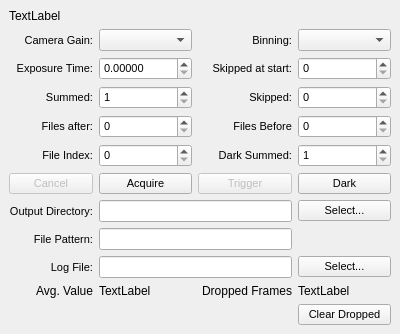
<?xml version='1.0'?>
<ui version="4.0">
 <class>QxrdAcquireDialog</class>
 <widget class="QDockWidget" name="QxrdAcquireDialog">
  <property name="geometry">
   <rect>
    <x>0</x>
    <y>0</y>
    <width>400</width>
    <height>300</height>
   </rect>
  </property>
  <property name="windowTitle">
   <string>Acquire</string>
  </property>
  <widget class="QWidget" name="dockWidgetContents">
  <layout class="QGridLayout" name="gridLayout">
   <item row="0" column="0">
    <widget class="QLabel" name="m_DetectorTypeNameLabel">
     <property name="text">
      <string>TextLabel</string>
     </property>
    </widget>
   </item>
   <item row="1" column="0">
    <widget class="QLabel" name="label_20">
     <property name="font">
      <font>
       <pointsize>8</pointsize>
      </font>
     </property>
     <property name="text">
      <string>Camera Gain:</string>
     </property>
     <property name="alignment">
      <set>Qt::AlignRight|Qt::AlignTrailing|Qt::AlignVCenter</set>
     </property>
    </widget>
   </item>
   <item row="1" column="1">
    <widget class="QComboBox" name="m_CameraGain">
     <property name="sizePolicy">
      <sizepolicy hsizetype="Preferred" vsizetype="Fixed">
       <horstretch>1</horstretch>
       <verstretch>0</verstretch>
      </sizepolicy>
     </property>
     <property name="font">
      <font>
       <pointsize>8</pointsize>
      </font>
     </property>
     <property name="toolTip">
      <string>Detector Gain (0..5)
Script Property: &quot;acquisition.cameraGain&quot;</string>
     </property>
    </widget>
   </item>
   <item row="1" column="2">
    <widget class="QLabel" name="label_21">
     <property name="enabled">
      <bool>true</bool>
     </property>
     <property name="font">
      <font>
       <pointsize>8</pointsize>
      </font>
     </property>
     <property name="text">
      <string>Binning:</string>
     </property>
     <property name="alignment">
      <set>Qt::AlignRight|Qt::AlignTrailing|Qt::AlignVCenter</set>
     </property>
    </widget>
   </item>
   <item row="1" column="3">
    <widget class="QComboBox" name="m_BinningMode">
     <property name="enabled">
      <bool>true</bool>
     </property>
     <property name="sizePolicy">
      <sizepolicy hsizetype="Preferred" vsizetype="Fixed">
       <horstretch>1</horstretch>
       <verstretch>0</verstretch>
      </sizepolicy>
     </property>
     <property name="font">
      <font>
       <pointsize>8</pointsize>
      </font>
     </property>
     <property name="toolTip">
      <string>Detector binning mode (0..1)
Script Property: &quot;acquisition.binningMode&quot;</string>
     </property>
    </widget>
   </item>
   <item row="2" column="0">
    <widget class="QLabel" name="label">
     <property name="font">
      <font>
       <pointsize>8</pointsize>
      </font>
     </property>
     <property name="text">
      <string>Exposure Time:</string>
     </property>
     <property name="alignment">
      <set>Qt::AlignRight|Qt::AlignTrailing|Qt::AlignVCenter</set>
     </property>
    </widget>
   </item>
   <item row="2" column="1">
    <widget class="QxrdExposureTimeSpinner" name="m_ExposureTime">
     <property name="sizePolicy">
      <sizepolicy hsizetype="Preferred" vsizetype="Fixed">
       <horstretch>1</horstretch>
       <verstretch>0</verstretch>
      </sizepolicy>
     </property>
     <property name="font">
      <font>
       <pointsize>8</pointsize>
      </font>
     </property>
     <property name="toolTip">
      <string>Number of exposures to sum for each saved image
Script Property: &quot;acquisition.summedExposures&quot;
Script Function: summedExposures()</string>
     </property>
     <property name="keyboardTracking">
      <bool>false</bool>
     </property>
     <property name="decimals">
      <number>5</number>
     </property>
     <property name="maximum">
      <double>10.000000000000000</double>
     </property>
    </widget>
   </item>
   <item row="2" column="2">
    <widget class="QLabel" name="label_24">
     <property name="font">
      <font>
       <pointsize>8</pointsize>
      </font>
     </property>
     <property name="text">
      <string>Skipped at start:</string>
     </property>
     <property name="alignment">
      <set>Qt::AlignRight|Qt::AlignTrailing|Qt::AlignVCenter</set>
     </property>
    </widget>
   </item>
   <item row="2" column="3">
    <widget class="QSpinBox" name="m_StartSkippedExposures">
     <property name="sizePolicy">
      <sizepolicy hsizetype="Preferred" vsizetype="Fixed">
       <horstretch>1</horstretch>
       <verstretch>0</verstretch>
      </sizepolicy>
     </property>
     <property name="font">
      <font>
       <pointsize>8</pointsize>
      </font>
     </property>
     <property name="toolTip">
      <string>Number of exposures to skip before each acquisition sequence
Script Property: &quot;acquisition.skippedExposuresAtStart&quot;</string>
     </property>
     <property name="keyboardTracking">
      <bool>false</bool>
     </property>
     <property name="minimum">
      <number>0</number>
     </property>
     <property name="maximum">
      <number>99999</number>
     </property>
     <property name="value">
      <number>0</number>
     </property>
    </widget>
   </item>
   <item row="3" column="0">
    <widget class="QLabel" name="label_2">
     <property name="font">
      <font>
       <pointsize>8</pointsize>
      </font>
     </property>
     <property name="text">
      <string>Summed:</string>
     </property>
     <property name="alignment">
      <set>Qt::AlignRight|Qt::AlignTrailing|Qt::AlignVCenter</set>
     </property>
    </widget>
   </item>
   <item row="3" column="1">
    <widget class="QSpinBox" name="m_SummedExposures">
     <property name="sizePolicy">
      <sizepolicy hsizetype="Preferred" vsizetype="Fixed">
       <horstretch>1</horstretch>
       <verstretch>0</verstretch>
      </sizepolicy>
     </property>
     <property name="font">
      <font>
       <pointsize>8</pointsize>
      </font>
     </property>
     <property name="toolTip">
      <string>Number of exposures to sum for each saved image
Script Property: &quot;acquisition.summedExposures&quot;
Script Function: summedExposures()</string>
     </property>
     <property name="keyboardTracking">
      <bool>false</bool>
     </property>
     <property name="minimum">
      <number>1</number>
     </property>
     <property name="maximum">
      <number>99999</number>
     </property>
    </widget>
   </item>
   <item row="3" column="2">
    <widget class="QLabel" name="label_13">
     <property name="font">
      <font>
       <pointsize>8</pointsize>
      </font>
     </property>
     <property name="text">
      <string>Skipped:</string>
     </property>
     <property name="alignment">
      <set>Qt::AlignRight|Qt::AlignTrailing|Qt::AlignVCenter</set>
     </property>
    </widget>
   </item>
   <item row="3" column="3">
    <widget class="QSpinBox" name="m_SkippedExposures">
     <property name="sizePolicy">
      <sizepolicy hsizetype="Preferred" vsizetype="Fixed">
       <horstretch>1</horstretch>
       <verstretch>0</verstretch>
      </sizepolicy>
     </property>
     <property name="font">
      <font>
       <pointsize>8</pointsize>
      </font>
     </property>
     <property name="toolTip">
      <string>Number of exposures to skip between each saved image
Script Property: &quot;acquisition.skippedExposures&quot;
Script Function: skippedExposures()</string>
     </property>
     <property name="keyboardTracking">
      <bool>false</bool>
     </property>
     <property name="minimum">
      <number>0</number>
     </property>
     <property name="maximum">
      <number>99999</number>
     </property>
     <property name="value">
      <number>0</number>
     </property>
    </widget>
   </item>
   <item row="4" column="0">
    <widget class="QLabel" name="label_3">
     <property name="font">
      <font>
       <pointsize>8</pointsize>
      </font>
     </property>
     <property name="text">
      <string>Files after:</string>
     </property>
     <property name="alignment">
      <set>Qt::AlignRight|Qt::AlignTrailing|Qt::AlignVCenter</set>
     </property>
    </widget>
   </item>
   <item row="4" column="1">
    <widget class="QSpinBox" name="m_PostTriggerFiles">
     <property name="sizePolicy">
      <sizepolicy hsizetype="Preferred" vsizetype="Fixed">
       <horstretch>1</horstretch>
       <verstretch>0</verstretch>
      </sizepolicy>
     </property>
     <property name="font">
      <font>
       <pointsize>8</pointsize>
      </font>
     </property>
     <property name="toolTip">
      <string>Total number of files to take after trigger
Script: &quot;acquisition.postTriggerFiles&quot;
Script Function: postTriggerFiles()</string>
     </property>
     <property name="specialValueText">
      <string/>
     </property>
     <property name="keyboardTracking">
      <bool>false</bool>
     </property>
     <property name="minimum">
      <number>0</number>
     </property>
     <property name="maximum">
      <number>99999</number>
     </property>
    </widget>
   </item>
   <item row="4" column="2">
    <widget class="QLabel" name="label_9">
     <property name="font">
      <font>
       <pointsize>8</pointsize>
      </font>
     </property>
     <property name="text">
      <string>Files Before</string>
     </property>
     <property name="alignment">
      <set>Qt::AlignRight|Qt::AlignTrailing|Qt::AlignVCenter</set>
     </property>
    </widget>
   </item>
   <item row="4" column="3">
    <widget class="QSpinBox" name="m_PreTriggerFiles">
     <property name="sizePolicy">
      <sizepolicy hsizetype="Preferred" vsizetype="Fixed">
       <horstretch>1</horstretch>
       <verstretch>0</verstretch>
      </sizepolicy>
     </property>
     <property name="font">
      <font>
       <pointsize>8</pointsize>
      </font>
     </property>
     <property name="toolTip">
      <string>Total number of files to take before trigger&quot;
Script: &quot;acquisition.preTriggerFiles&quot;
Script Function: preTriggerFiles()</string>
     </property>
     <property name="specialValueText">
      <string/>
     </property>
     <property name="keyboardTracking">
      <bool>false</bool>
     </property>
     <property name="minimum">
      <number>0</number>
     </property>
     <property name="maximum">
      <number>99999</number>
     </property>
     <property name="value">
      <number>0</number>
     </property>
    </widget>
   </item>
   <item row="5" column="0">
    <widget class="QLabel" name="label_5">
     <property name="font">
      <font>
       <pointsize>8</pointsize>
      </font>
     </property>
     <property name="text">
      <string>File Index:</string>
     </property>
     <property name="alignment">
      <set>Qt::AlignRight|Qt::AlignTrailing|Qt::AlignVCenter</set>
     </property>
    </widget>
   </item>
   <item row="5" column="1">
    <widget class="QSpinBox" name="m_FileIndex">
     <property name="sizePolicy">
      <sizepolicy hsizetype="Preferred" vsizetype="Fixed">
       <horstretch>1</horstretch>
       <verstretch>0</verstretch>
      </sizepolicy>
     </property>
     <property name="font">
      <font>
       <pointsize>8</pointsize>
      </font>
     </property>
     <property name="toolTip">
      <string>Index number, substituted into file names, and incremented with each image
Script Property: acquisition.fileIndex
Script Function: fileindex()</string>
     </property>
     <property name="keyboardTracking">
      <bool>false</bool>
     </property>
     <property name="maximum">
      <number>99999999</number>
     </property>
    </widget>
   </item>
   <item row="5" column="2">
    <widget class="QLabel" name="label_7">
     <property name="font">
      <font>
       <pointsize>8</pointsize>
      </font>
     </property>
     <property name="text">
      <string>Dark Summed:</string>
     </property>
     <property name="alignment">
      <set>Qt::AlignRight|Qt::AlignTrailing|Qt::AlignVCenter</set>
     </property>
    </widget>
   </item>
   <item row="5" column="3">
    <widget class="QSpinBox" name="m_DarkSummedExposures">
     <property name="sizePolicy">
      <sizepolicy hsizetype="Preferred" vsizetype="Fixed">
       <horstretch>1</horstretch>
       <verstretch>0</verstretch>
      </sizepolicy>
     </property>
     <property name="font">
      <font>
       <pointsize>8</pointsize>
      </font>
     </property>
     <property name="toolTip">
      <string>Number of exposures to sum for dark image
Script Property: acquisition.darkSummedExposures
Script Function: darkSummedExposures()</string>
     </property>
     <property name="keyboardTracking">
      <bool>false</bool>
     </property>
     <property name="minimum">
      <number>1</number>
     </property>
     <property name="maximum">
      <number>99999</number>
     </property>
    </widget>
   </item>
   <item row="6" column="0">
    <widget class="QPushButton" name="m_CancelButton">
     <property name="enabled">
      <bool>false</bool>
     </property>
     <property name="font">
      <font>
       <pointsize>8</pointsize>
      </font>
     </property>
     <property name="toolTip">
      <string>Cancel an acquisition</string>
     </property>
     <property name="text">
      <string>Cancel</string>
     </property>
    </widget>
   </item>
   <item row="6" column="1">
    <widget class="QPushButton" name="m_AcquireButton">
     <property name="enabled">
      <bool>true</bool>
     </property>
     <property name="sizePolicy">
      <sizepolicy hsizetype="Preferred" vsizetype="Fixed">
       <horstretch>1</horstretch>
       <verstretch>0</verstretch>
      </sizepolicy>
     </property>
     <property name="font">
      <font>
       <pointsize>8</pointsize>
      </font>
     </property>
     <property name="toolTip">
      <string>Do regular acquisition
Script Function: acquire()</string>
     </property>
     <property name="text">
      <string>Acquire</string>
     </property>
    </widget>
   </item>
   <item row="6" column="2">
    <widget class="QPushButton" name="m_TriggerButton">
     <property name="enabled">
      <bool>false</bool>
     </property>
     <property name="sizePolicy">
      <sizepolicy hsizetype="Preferred" vsizetype="Fixed">
       <horstretch>1</horstretch>
       <verstretch>0</verstretch>
      </sizepolicy>
     </property>
     <property name="font">
      <font>
       <pointsize>8</pointsize>
      </font>
     </property>
     <property name="toolTip">
      <string>Trigger acquisition
Script Function: trigger()</string>
     </property>
     <property name="text">
      <string>Trigger</string>
     </property>
    </widget>
   </item>
   <item row="6" column="3">
    <widget class="QPushButton" name="m_DarkAcquireButton">
     <property name="enabled">
      <bool>true</bool>
     </property>
     <property name="sizePolicy">
      <sizepolicy hsizetype="Preferred" vsizetype="Fixed">
       <horstretch>1</horstretch>
       <verstretch>0</verstretch>
      </sizepolicy>
     </property>
     <property name="font">
      <font>
       <pointsize>8</pointsize>
      </font>
     </property>
     <property name="toolTip">
      <string>Do Dark Acquisition
Script Function: acquiredark()</string>
     </property>
     <property name="text">
      <string>Dark</string>
     </property>
    </widget>
   </item>
   <item row="7" column="0">
    <widget class="QLabel" name="label_6">
     <property name="font">
      <font>
       <pointsize>8</pointsize>
      </font>
     </property>
     <property name="text">
      <string>Output Directory:</string>
     </property>
     <property name="alignment">
      <set>Qt::AlignRight|Qt::AlignTrailing|Qt::AlignVCenter</set>
     </property>
    </widget>
   </item>
   <item row="7" column="1" colspan="2">
    <widget class="QLineEdit" name="m_OutputDirectory">
     <property name="sizePolicy">
      <sizepolicy hsizetype="Preferred" vsizetype="Fixed">
       <horstretch>1</horstretch>
       <verstretch>0</verstretch>
      </sizepolicy>
     </property>
     <property name="font">
      <font>
       <pointsize>8</pointsize>
      </font>
     </property>
     <property name="toolTip">
      <string>The directory where data files will be saved
Script Property: &quot;acquisition.outputDirectory&quot;
Script Function: outputDirectory()</string>
     </property>
     <property name="readOnly">
      <bool>true</bool>
     </property>
    </widget>
   </item>
   <item row="7" column="3">
    <widget class="QPushButton" name="m_SelectDirectoryButton">
     <property name="font">
      <font>
       <pointsize>8</pointsize>
      </font>
     </property>
     <property name="toolTip">
      <string>Select New Output Directory...</string>
     </property>
     <property name="text">
      <string>Select...</string>
     </property>
    </widget>
   </item>
   <item row="8" column="0">
    <widget class="QLabel" name="label_4">
     <property name="font">
      <font>
       <pointsize>8</pointsize>
      </font>
     </property>
     <property name="text">
      <string>File Pattern:</string>
     </property>
     <property name="alignment">
      <set>Qt::AlignRight|Qt::AlignTrailing|Qt::AlignVCenter</set>
     </property>
    </widget>
   </item>
   <item row="8" column="1" colspan="2">
    <widget class="QLineEdit" name="m_FilePattern">
     <property name="sizePolicy">
      <sizepolicy hsizetype="Preferred" vsizetype="Fixed">
       <horstretch>1</horstretch>
       <verstretch>0</verstretch>
      </sizepolicy>
     </property>
     <property name="font">
      <font>
       <pointsize>8</pointsize>
      </font>
     </property>
     <property name="toolTip">
      <string>Base File Name Pattern
Script Property: &quot;acquisition.filePattern&quot;
Script Function: filePattern()
Files: &lt;pattern&gt;-&lt;nnnnn&gt;.tif
Dark: &lt;pattern&gt;-&lt;nnnnn&gt;.dark.tif
Raw: &lt;pattern&gt;-&lt;nnnnn&gt;.raw.tif</string>
     </property>
    </widget>
   </item>
   <item row="8" column="3">
    <spacer name="verticalSpacer_2">
     <property name="orientation">
      <enum>Qt::Vertical</enum>
     </property>
     <property name="sizeHint" stdset="0">
      <size>
       <width>20</width>
       <height>21</height>
      </size>
     </property>
    </spacer>
   </item>
   <item row="9" column="0">
    <widget class="QLabel" name="label_22">
     <property name="font">
      <font>
       <pointsize>8</pointsize>
      </font>
     </property>
     <property name="text">
      <string>Log File:</string>
     </property>
     <property name="alignment">
      <set>Qt::AlignRight|Qt::AlignTrailing|Qt::AlignVCenter</set>
     </property>
    </widget>
   </item>
   <item row="9" column="1" colspan="2">
    <widget class="QLineEdit" name="m_LogFilePath">
     <property name="sizePolicy">
      <sizepolicy hsizetype="Preferred" vsizetype="Fixed">
       <horstretch>1</horstretch>
       <verstretch>0</verstretch>
      </sizepolicy>
     </property>
     <property name="font">
      <font>
       <pointsize>8</pointsize>
      </font>
     </property>
     <property name="toolTip">
      <string>Path to log file
Script Property: &quot;processor.logFilePath&quot;</string>
     </property>
     <property name="readOnly">
      <bool>true</bool>
     </property>
    </widget>
   </item>
   <item row="9" column="3">
    <widget class="QPushButton" name="m_SelectLogFileButton">
     <property name="font">
      <font>
       <pointsize>8</pointsize>
      </font>
     </property>
     <property name="toolTip">
      <string>Select New LogFile...</string>
     </property>
     <property name="text">
      <string>Select...</string>
     </property>
    </widget>
   </item>
   <item row="10" column="0">
    <widget class="QLabel" name="label_10">
     <property name="text">
      <string>Avg. Value</string>
     </property>
     <property name="alignment">
      <set>Qt::AlignRight|Qt::AlignTrailing|Qt::AlignVCenter</set>
     </property>
    </widget>
   </item>
   <item row="10" column="1">
    <widget class="QLabel" name="m_AverageDisplay">
     <property name="toolTip">
      <string>Average value of acquired frames</string>
     </property>
     <property name="text">
      <string>TextLabel</string>
     </property>
    </widget>
   </item>
   <item row="10" column="2">
    <widget class="QLabel" name="label_23">
     <property name="text">
      <string>Dropped Frames</string>
     </property>
     <property name="alignment">
      <set>Qt::AlignRight|Qt::AlignTrailing|Qt::AlignVCenter</set>
     </property>
    </widget>
   </item>
   <item row="10" column="3">
    <widget class="QLabel" name="m_DroppedFrames">
     <property name="toolTip">
      <string>Count of dropped frames</string>
     </property>
     <property name="text">
      <string>TextLabel</string>
     </property>
    </widget>
   </item>
   <item row="11" column="3">
    <widget class="QPushButton" name="m_ClearDroppedButton">
     <property name="enabled">
      <bool>true</bool>
     </property>
     <property name="sizePolicy">
      <sizepolicy hsizetype="Preferred" vsizetype="Fixed">
       <horstretch>1</horstretch>
       <verstretch>0</verstretch>
      </sizepolicy>
     </property>
     <property name="font">
      <font>
       <pointsize>8</pointsize>
      </font>
     </property>
     <property name="toolTip">
      <string>Clear dropped frames counter</string>
     </property>
     <property name="text">
      <string>Clear Dropped</string>
     </property>
    </widget>
   </item>
   <item row="12" column="0" colspan="4">
    <spacer name="verticalSpacer">
     <property name="orientation">
      <enum>Qt::Vertical</enum>
     </property>
     <property name="sizeHint" stdset="0">
      <size>
       <width>36</width>
       <height>107</height>
      </size>
     </property>
    </spacer>
   </item>
  </layout>
  <action name="m_ActionAcquire">
   <property name="text">
    <string>Acquire</string>
   </property>
  </action>
  <action name="m_ActionAcquireDark">
   <property name="text">
    <string>Dark</string>
   </property>
  </action>
  <action name="m_ActionCancelDark">
   <property name="text">
    <string>Cancel Dark</string>
   </property>
  </action>
  <action name="m_ActionCancel">
   <property name="text">
    <string>Cancel</string>
   </property>
  </action>
  <action name="m_ActionTrigger">
   <property name="text">
    <string>Trigger</string>
   </property>
   <property name="toolTip">
    <string>Trigger Acquisition</string>
   </property>
  </action>
  </widget>
 </widget>
 <customwidgets>
  <customwidget>
   <class>QxrdExposureTimeSpinner</class>
   <extends>QDoubleSpinBox</extends>
   <header>qxrdexposuretimespinner.h</header>
  </customwidget>
 </customwidgets>
 <resources/>
 <connections/>
</ui>
